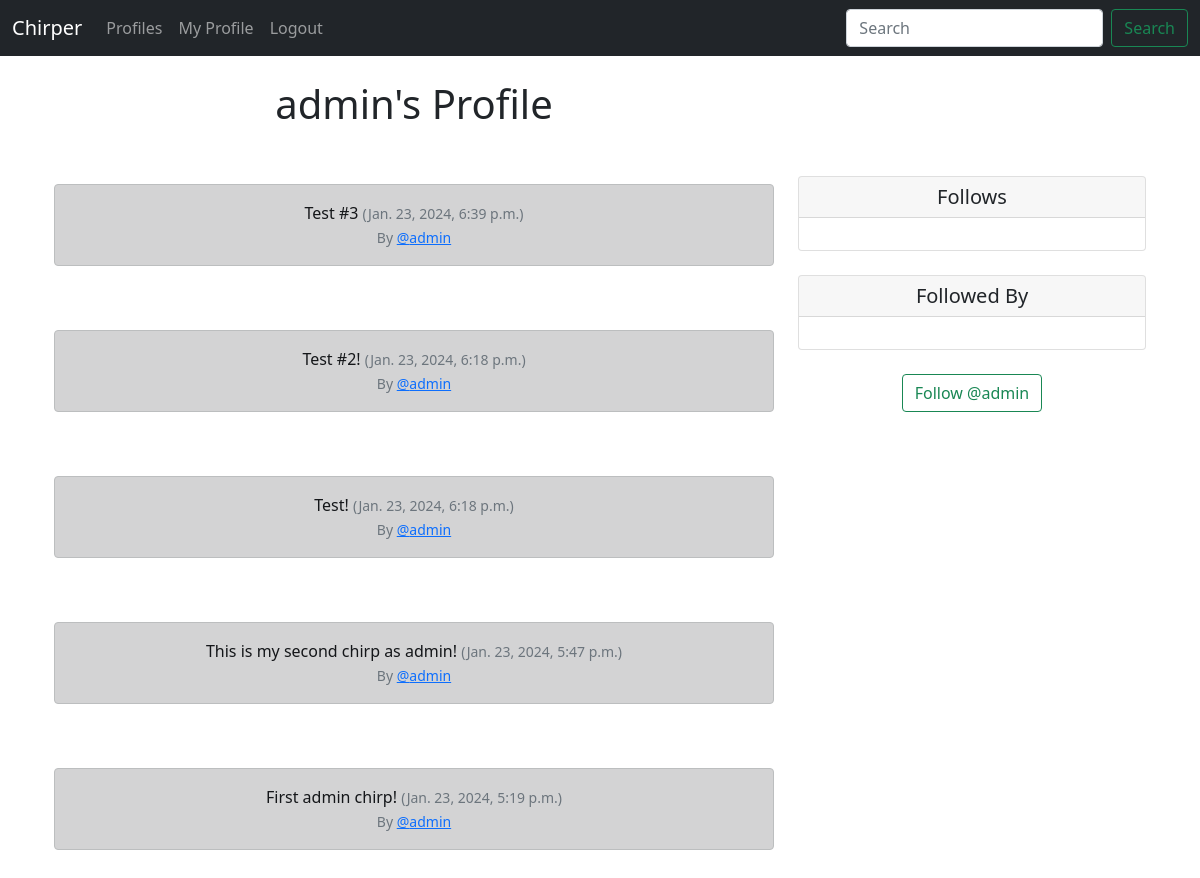
Screenshot of /profile/1 (signed in) with the database file from the repository.
### Chirper/models.py (models this page shows, shortened)
class Profile(models.Model):
    user = models.OneToOneField(User, on_delete=models.CASCADE)
    follows = models.ManyToManyField("self", related_name="followed_by", symmetrical=False, blank=True)
    date_modified = models.DateTimeField(User, auto_now=True)

class Chirp(models.Model):
    user = models.ForeignKey(
        User, related_name="chirps",
        on_delete = models.DO_NOTHING
    )
    body = models.CharField(max_length=200)
    created_at = models.DateTimeField(auto_now_add=True)

### Chirper/views.py (the view, shortened to what this page needs)
# urls.py: path('profile/<int:pk>', views.profile, name='profile'),
def profile(request, pk):
    if request.user.is_authenticated:
        profile = Profile.objects.get(user_id=pk)
        chirps = Chirp.objects.filter(user_id=pk).order_by("-created_at")
        return render(request, 'profile.html', {'profile':profile, "chirps":chirps})
    else:
        messages.success(request, ("You must be logged in to view this page."))
        return redirect('home')

### Chirper/templates/profile.html (shortened to what this page needs)
{% extends 'base.html' %}
{% block content %}
    {% if profile %}
        <div class="container text-center">
            <div class="row">
                <div class="col-8">
                    <h1>{{ profile.user.username }}'s Profile</h1><br>
                    {% if chirps %}
                        {% for chirp in chirps %}
                            <br>
                            <div class="alert alert-dark" role="alert">
                                {{ chirp.body }}
                                <small class="text-muted">
                                    ({{ chirp.created_at }}) <br>
                                    By <a href="{% url 'profile' chirp.user.id %}">@{{ chirp.user.username }}</a>
                                </small>
                            </div>
                            <br>
                        {% endfor %}
                    {% endif %}
                </div>
                <div class="col-4">
                    <br><br><br><br>
                    <div class="card">
                        <h5 class="card-header">Follows</h5>
                        <div class="card-body">
                        </div>
                      </div>
                    <br>
                    <div class="card">
                        <h5 class="card-header">Followed By</h5>
                        <div class="card-body">
                        </div>
                    </div>
                    <br>
                    <form method="POST">
                        {% if profile in user.profile.follows.all %}
                            <button class="btn btn-outline-danger" name="follow" value="unfollow" type="submit">Unfollow @{{ profile.user.username|lower }}</button>
                        {% else %}
                            <button class="btn btn-outline-success" name="follow" value="follow" type="submit">Follow @{{ profile.user.username|lower }}</button>
                        {% endif %}
                    </form>
                </div>
            </div>
        </div>
    {% endif %}
{% endblock %}

### rows the page displays
Profile: user.username "admin"
Chirp: body "Test #3", created_at "Jan. 23, 2024, 6:39 p.m.", user.username "admin"
Chirp: body "Test #2!", created_at "Jan. 23, 2024, 6:18 p.m.", user.username "admin"
Chirp: body "Test!", created_at "Jan. 23, 2024, 6:18 p.m.", user.username "admin"
Chirp: body "This is my second chirp as admin!", created_at "Jan. 23, 2024, 5:47 p.m.", user.username "admin"
Chirp: body "First admin chirp!", created_at "Jan. 23, 2024, 5:19 p.m.", user.username "admin"
